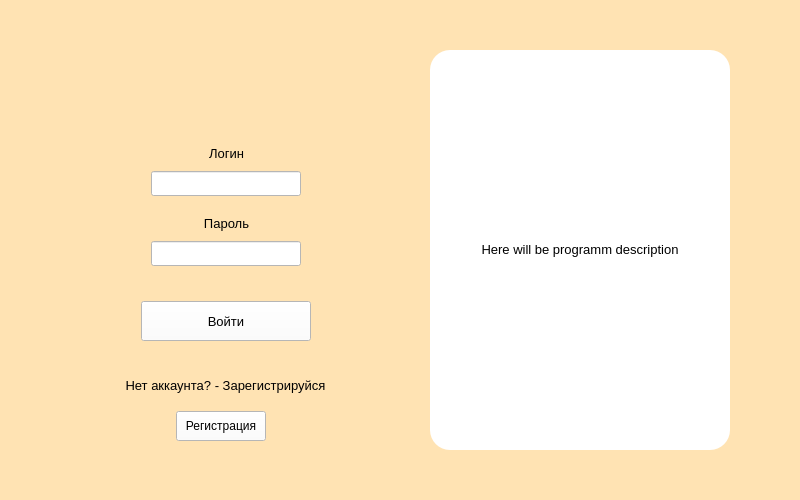
<?xml version="1.0" encoding="UTF-8"?>
<ui version="4.0">
 <class>MainWindow</class>
 <widget class="QMainWindow" name="MainWindow">
  <property name="geometry">
   <rect>
    <x>0</x>
    <y>0</y>
    <width>800</width>
    <height>500</height>
   </rect>
  </property>
  <property name="windowTitle">
   <string>MainWindow</string>
  </property>
  <property name="styleSheet">
   <string notr="true">background-color: #ffe3b3</string>
  </property>
  <property name="animated">
   <bool>false</bool>
  </property>
  <widget class="QWidget" name="centralwidget">
   <widget class="QLineEdit" name="line_login">
    <property name="geometry">
     <rect>
      <x>151</x>
      <y>171</y>
      <width>150</width>
      <height>25</height>
     </rect>
    </property>
    <property name="styleSheet">
     <string notr="true">background-color: #FFF</string>
    </property>
    <property name="text">
     <string/>
    </property>
    <property name="dragEnabled">
     <bool>false</bool>
    </property>
    <property name="placeholderText">
     <string/>
    </property>
   </widget>
   <widget class="QLineEdit" name="line_password">
    <property name="geometry">
     <rect>
      <x>151</x>
      <y>241</y>
      <width>150</width>
      <height>25</height>
     </rect>
    </property>
    <property name="styleSheet">
     <string notr="true">background-color: #FFF</string>
    </property>
   </widget>
   <widget class="QPushButton" name="btn_entry">
    <property name="geometry">
     <rect>
      <x>141</x>
      <y>301</y>
      <width>170</width>
      <height>40</height>
     </rect>
    </property>
    <property name="font">
     <font>
      <pointsize>10</pointsize>
     </font>
    </property>
    <property name="styleSheet">
     <string notr="true">background-color: white;</string>
    </property>
    <property name="text">
     <string>Войти</string>
    </property>
   </widget>
   <widget class="QLabel" name="lbl_login">
    <property name="geometry">
     <rect>
      <x>156</x>
      <y>141</y>
      <width>141</width>
      <height>25</height>
     </rect>
    </property>
    <property name="font">
     <font>
      <pointsize>10</pointsize>
     </font>
    </property>
    <property name="styleSheet">
     <string notr="true"/>
    </property>
    <property name="text">
     <string>Логин</string>
    </property>
    <property name="alignment">
     <set>Qt::AlignCenter</set>
    </property>
   </widget>
   <widget class="QLabel" name="lbl_password">
    <property name="geometry">
     <rect>
      <x>156</x>
      <y>211</y>
      <width>141</width>
      <height>25</height>
     </rect>
    </property>
    <property name="font">
     <font>
      <pointsize>10</pointsize>
     </font>
    </property>
    <property name="styleSheet">
     <string notr="true"/>
    </property>
    <property name="text">
     <string>Пароль</string>
    </property>
    <property name="alignment">
     <set>Qt::AlignCenter</set>
    </property>
   </widget>
   <widget class="QLabel" name="lbl_help">
    <property name="geometry">
     <rect>
      <x>90</x>
      <y>370</y>
      <width>271</width>
      <height>31</height>
     </rect>
    </property>
    <property name="font">
     <font>
      <pointsize>10</pointsize>
     </font>
    </property>
    <property name="styleSheet">
     <string notr="true"/>
    </property>
    <property name="text">
     <string>Нет аккаунта? - Зарегистрируйся</string>
    </property>
    <property name="alignment">
     <set>Qt::AlignCenter</set>
    </property>
   </widget>
   <widget class="QPushButton" name="btn_register">
    <property name="geometry">
     <rect>
      <x>176</x>
      <y>411</y>
      <width>90</width>
      <height>30</height>
     </rect>
    </property>
    <property name="styleSheet">
     <string notr="true">background-color: white;</string>
    </property>
    <property name="text">
     <string>Регистрация</string>
    </property>
   </widget>
   <widget class="QLabel" name="label">
    <property name="geometry">
     <rect>
      <x>430</x>
      <y>50</y>
      <width>300</width>
      <height>400</height>
     </rect>
    </property>
    <property name="font">
     <font>
      <pointsize>10</pointsize>
     </font>
    </property>
    <property name="styleSheet">
     <string notr="true">border-radius: 20px; background-color: white</string>
    </property>
    <property name="text">
     <string>Here will be programm description</string>
    </property>
    <property name="textFormat">
     <enum>Qt::RichText</enum>
    </property>
    <property name="alignment">
     <set>Qt::AlignCenter</set>
    </property>
    <property name="wordWrap">
     <bool>true</bool>
    </property>
   </widget>
  </widget>
 </widget>
 <resources/>
 <connections/>
</ui>
